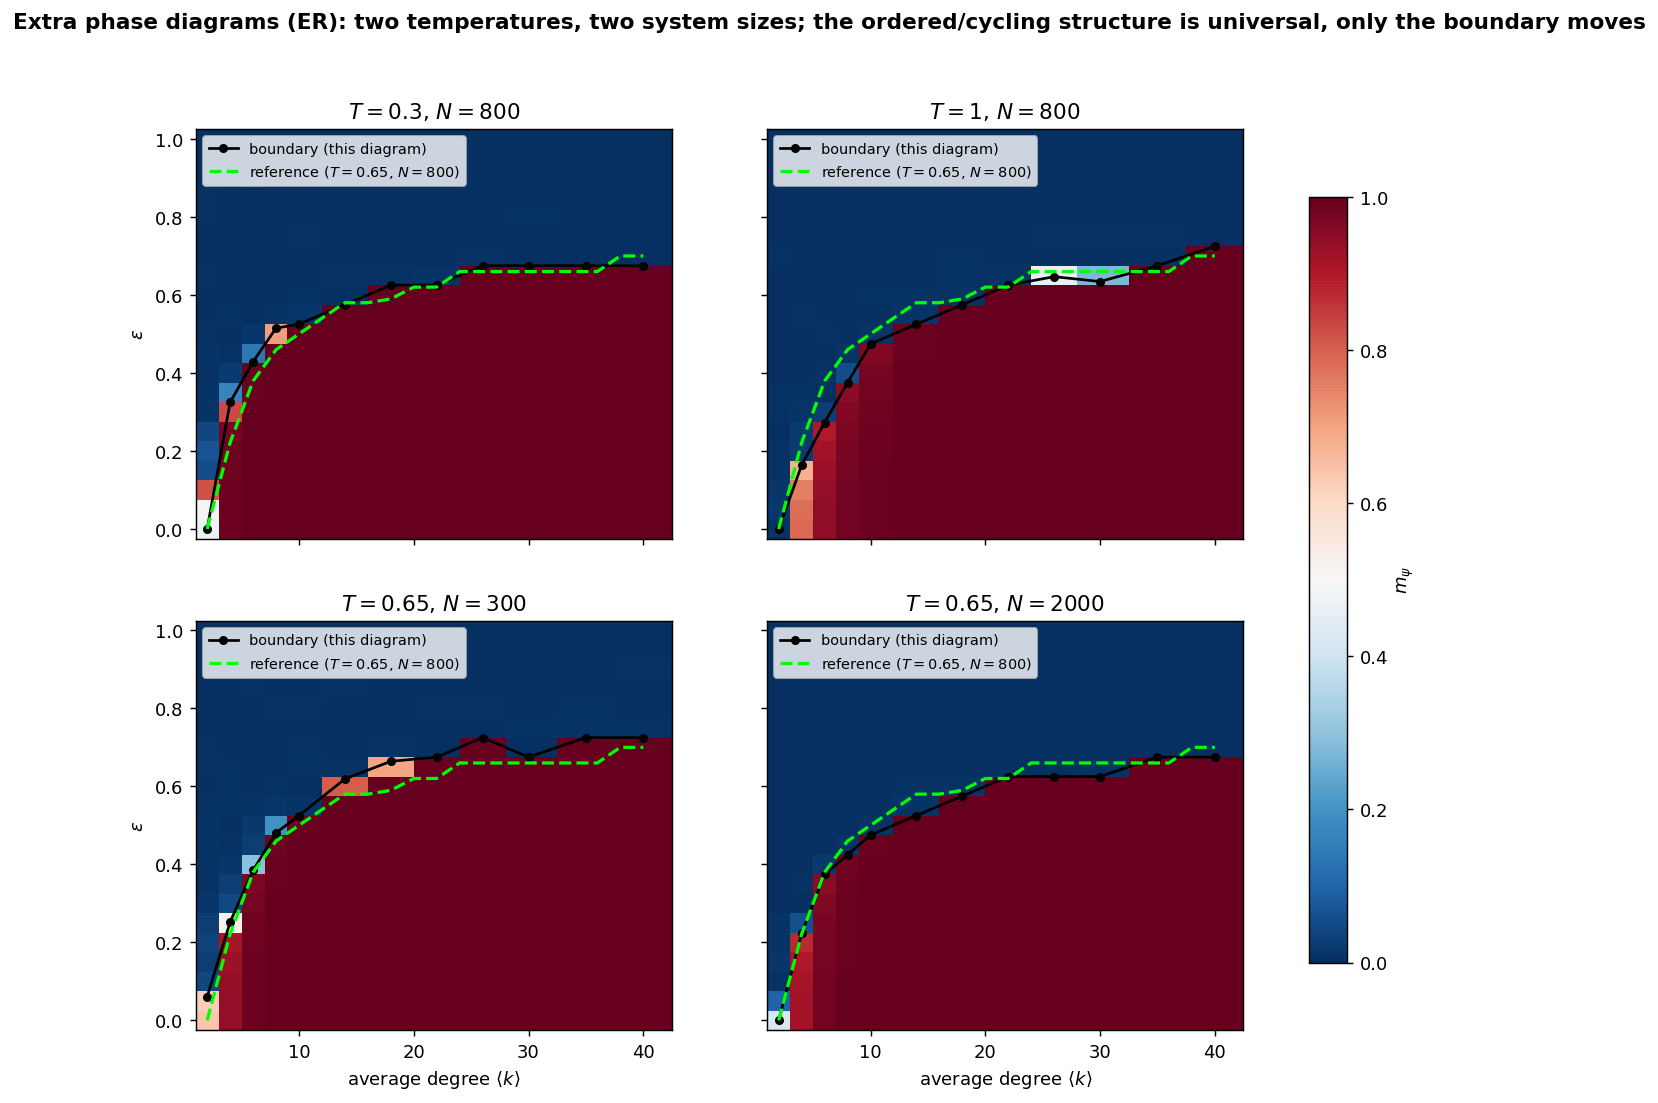

The Python source for this figure:
"""
Sec. 4 across the parameter space: four additional (<k> x eps) phase diagrams
around the headline one (ER, N=800, T=0.65) -- two temperatures either side
of the production value and two system sizes either side of the production
size -- each with its extracted boundary, overlaid on the reference boundary.

Hypotheses (embedded in the report): the two-phase structure is universal
across the grid; T slides the whole boundary down (hotter) / up (colder) with
the shift largest at small <k> (effective noise ~T/k, cf. Sec. 4.2); N barely
moves the boundary at this resolution but shifts it slightly down at larger N
(the 1/N first-order drift of Sec. 5.1).
"""

import os, sys
import numpy as np
import matplotlib.pyplot as plt

sys.path.insert(0, os.path.join(os.path.dirname(__file__), ".."))
from common.graphs import build_graph, write_edgelist
from common.observables import eps_crossing
from common.io import save_table
from common import runner

HERE = os.path.dirname(os.path.abspath(__file__))
DIAGRAMS = [dict(T=0.30, N=800), dict(T=1.00, N=800),
            dict(T=0.65, N=300), dict(T=0.65, N=2000)]
DEGREES = [2, 4, 6, 8, 10, 14, 18, 22, 26, 30, 35, 40]
EPS = np.linspace(0.0, 1.0, 21)
SEED = 1


def main():
    runner.ensure_engine()
    ref = np.genfromtxt(os.path.join(HERE, "critical_boundary.csv"),
                        delimiter=",", names=True)
    long = {k_: [] for k_ in ("T", "N", "degree", "epsilon", "m_psi")}
    bnd = {k_: [] for k_ in ("T", "N", "degree", "eps_c")}

    fig, axes = plt.subplots(2, 2, figsize=(13, 9), sharex=True, sharey=True)
    for ax, dg in zip(axes.flat, DIAGRAMS):
        els = {k: write_edgelist(build_graph("ER", dg["N"], k, seed=SEED),
                                 os.path.join(HERE, f"_xg_{k}.edgelist"))
               for k in DEGREES}
        res = runner.run_many([dict(edgelist=els[k], eps=float(e), temp=dg["T"],
                                    seed=SEED) for k in DEGREES for e in EPS])
        m = np.array([r["m_psi"] for r in res]).reshape(len(DEGREES), len(EPS))
        for el in els.values():
            os.remove(el)
        ecs = [eps_crossing(EPS, m[i]) for i in range(len(DEGREES))]
        for i, k in enumerate(DEGREES):
            for j, e in enumerate(EPS):
                long["T"].append(dg["T"]); long["N"].append(dg["N"])
                long["degree"].append(k); long["epsilon"].append(e)
                long["m_psi"].append(m[i, j])
            bnd["T"].append(dg["T"]); bnd["N"].append(dg["N"])
            bnd["degree"].append(k); bnd["eps_c"].append(ecs[i])

        im = ax.pcolormesh(DEGREES, EPS, m.T, cmap="RdBu_r", vmin=0, vmax=1,
                           shading="nearest")
        ax.plot(DEGREES, ecs, "k-o", ms=4, lw=1.5, label="boundary (this diagram)")
        ax.plot(ref["k"], ref["eps_c_ER"], "--", color="lime", lw=1.8,
                label="reference ($T{=}0.65$, $N{=}800$)")
        ax.set_title(f"$T{{=}}{dg['T']:g}$, $N{{=}}{dg['N']}$")
        ax.legend(fontsize=8, loc="upper left")
    for ax in axes[1]:
        ax.set_xlabel(r"average degree $\langle k\rangle$")
    for ax in axes[:, 0]:
        ax.set_ylabel(r"$\varepsilon$")
    fig.colorbar(im, ax=axes, label=r"$m_\psi$", shrink=0.85)
    fig.suptitle("Extra phase diagrams (ER): two temperatures, two system "
                 "sizes; the ordered/cycling structure is universal, only the "
                 "boundary moves", fontweight="bold")
    fig.savefig(os.path.join(HERE, "extra_diagrams.png"), dpi=130,
                bbox_inches="tight")
    print("Saved extra_diagrams.png")
    save_table(os.path.join(HERE, "extra_diagrams.csv"), long)
    save_table(os.path.join(HERE, "extra_diagrams_boundary.csv"), bnd)

    b = {k_: np.array(v) for k_, v in bnd.items()}
    for dg in DIAGRAMS:
        sel = (b["T"] == dg["T"]) & (b["N"] == dg["N"])
        refi = np.interp(b["degree"][sel], ref["k"], ref["eps_c_ER"])
        dvi = b["eps_c"][sel] - refi
        print(f"T={dg['T']:g} N={dg['N']}: mean boundary shift vs reference "
              f"{dvi.mean():+.3f} (min {dvi.min():+.3f}, max {dvi.max():+.3f})")


if __name__ == "__main__":
    main()
